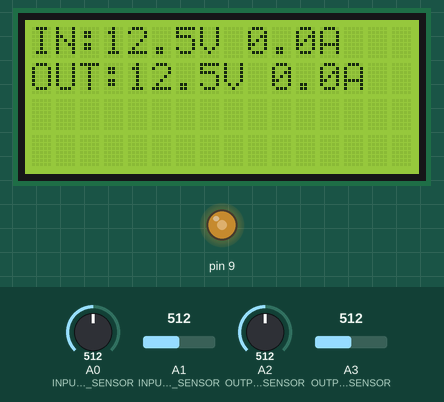
Bench run of a sketch on a simulated Arduino Uno, built with avr-gcc and run on an emulated ATmega328P. Parts: 16×4 character LCD, output pins drawn as LEDs (lit = HIGH). Dashed ring = blinking. The inputs (shaded band) are chosen by the test bench; at power-on: A1 (INPUT_CURRENT_SENSOR) = 512, A0 (INPUT_VOLTAGE_SENSOR) = 512, A2 (OUTPUT_VOLTAGE_SENSOR) = 512, A3 (OUTPUT_CURRENT_SENSOR) = 512. What the sketch prints to the serial monitor is not drawn.

Above: at 2.5 s.
2.6 s: A1 (INPUT_CURRENT_SENSOR) set to 524
At 4.2 s:
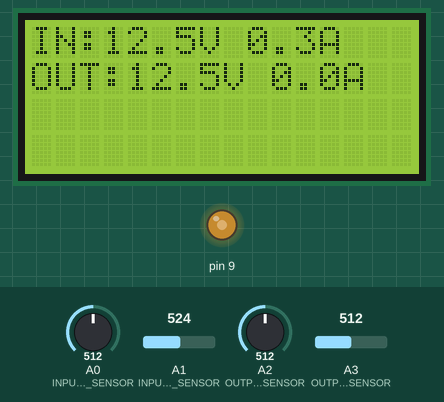
4.5 s: A0 (INPUT_VOLTAGE_SENSOR) set to 716
6.8 s: A1 (INPUT_CURRENT_SENSOR) set to 716
At 7.9 s:
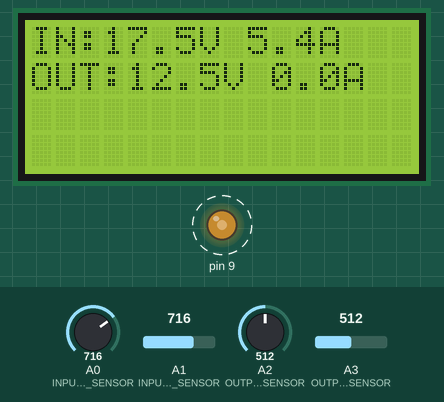
10.3 s: A2 (OUTPUT_VOLTAGE_SENSOR) set to 716
12.8 s: A3 (OUTPUT_CURRENT_SENSOR) set to 716
At 14.1 s:
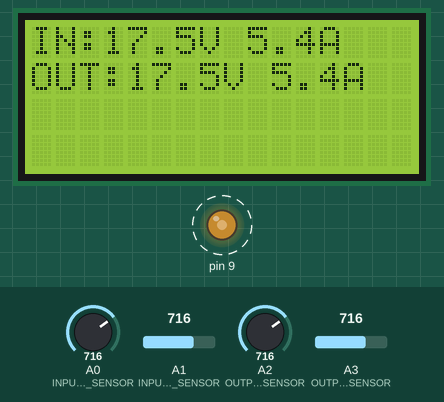
15.8 s: A0 (INPUT_VOLTAGE_SENSOR) set to 733
At 17.2 s:
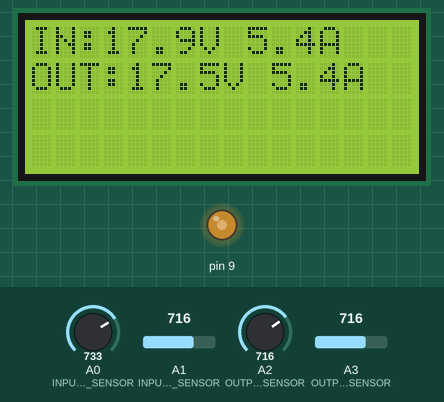
Timing chart, 0 to 18.8 s (numbered marks = the images above; inputs shaded):
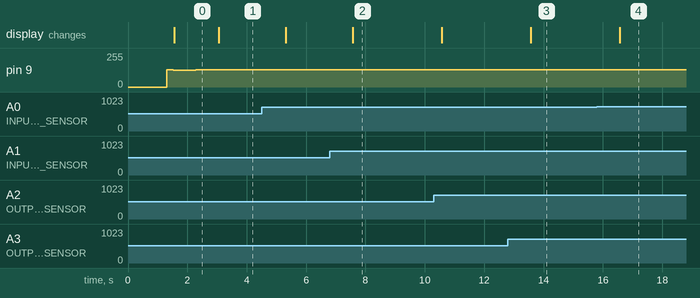

Measured:
- the behaviour switches between 716 and 717 on A0 (INPUT_VOLTAGE_SENSOR) (found by bisection; images 3 and 4)
- after the input at 2.6 s, pin 9: stays 128/255 (without the input it goes to 127/255 after 0.43 s); the display: changes after 0.46 s (image 1)
- after the input at 6.8 s, pin 9: alternates 129/255 for 0.75 s and 128/255 for 0.75 s, starting after 0.73 s; the display: changes after 0.76 s (image 2)
- after the input at 12.8 s, the display: changes after 0.76 s (image 3)
- after the input at 15.8 s, pin 9: stops changing and stays 128/255; the display: changes after 0.76 s (image 4)

The sketch:

mppt_arduino.ino
```cpp
#include <LiquidCrystal_I2C.h>

LiquidCrystal_I2C lcd(0x27, 16, 4);

#define INPUT_VOLTAGE_SENSOR A0
#define INPUT_CURRENT_SENSOR A1
#define OUTPUT_VOLTAGE_SENSOR A2
#define OUTPUT_CURRENT_SENSOR A3

float R1 = 30000.0;
float R2 = 7500.0;

float inputCurrentZero = 512.0;
float outputCurrentZero = 512.0;

int duty = 400;
float prevPower = 0;
bool increaseDuty = true;

void setup() {
  Serial.begin(9600);
  lcd.init();
  lcd.backlight();

  // Calibration
  float inTotal = 0.0;
  for (int i = 0; i < 200; i++) {
    inTotal += analogRead(INPUT_CURRENT_SENSOR);
    delay(3);
  }
  inputCurrentZero = inTotal / 200.0;

  float outTotal = 0.0;
  for (int i = 0; i < 200; i++) {
    outTotal += analogRead(OUTPUT_CURRENT_SENSOR);
    delay(3);
  }
  outputCurrentZero = outTotal / 200.0;

  // PWM at 20kHz on Pin 9
  pinMode(9, OUTPUT);
  TCCR1A = 0;
  TCCR1B = 0;
  TCCR1A |= (1 << COM1A1) | (1 << WGM11);
  TCCR1B |= (1 << WGM13) | (1 << WGM12) | (1 << CS10);
  ICR1 = 799;
  OCR1A = duty;

  Serial.println("Vin,Iin,Power,Duty,Vout,Iout"); // CSV header for Serial Plotter
}

void loop() {
  // Input Voltage
  int vInRaw = analogRead(INPUT_VOLTAGE_SENSOR);
  float vInOUT = (vInRaw * 5.0) / 1024.0;
  float vIN = vInOUT / (R2 / (R1 + R2));

  // Output Voltage
  int vOutRaw = analogRead(OUTPUT_VOLTAGE_SENSOR);
  float vOutOUT = (vOutRaw * 5.0) / 1024.0;
  float vOUT = vOutOUT / (R2 / (R1 + R2));

  // Input Current
  float inputCurrentSum = 0.0;
  for (int i = 0; i < 50; i++) {
    float reading = analogRead(INPUT_CURRENT_SENSOR);
    float voltage = (reading - inputCurrentZero) * (5.0 / 1024.0);
    float current = voltage / 0.185;
    inputCurrentSum += current;
    delay(2);
  }
  float avgInputCurrent = inputCurrentSum / 50.0;

  // Output Current
  float outputCurrentSum = 0.0;
  for (int i = 0; i < 50; i++) {
    float reading = analogRead(OUTPUT_CURRENT_SENSOR);
    float voltage = (reading - outputCurrentZero) * (5.0 / 1024.0);
    float current = voltage / 0.185;
    outputCurrentSum += current;
    delay(2);
  }
  float avgOutputCurrent = outputCurrentSum / 50.0;

  // MPPT - Perturb & Observe
  float power = vIN * avgInputCurrent;
  if (power > prevPower) {
    if (increaseDuty) duty += 1;
    else duty -= 1;
  } else {
    increaseDuty = !increaseDuty;
    if (increaseDuty) duty += 1;
    else duty -= 1;
  }
  prevPower = power;
  duty = constrain(duty, 0, 799);
  OCR1A = duty;
  // LCD Output
  lcd.clear();
  lcd.setCursor(0, 0);
  lcd.print("IN:");
  lcd.print(vIN, 1);
  lcd.print("V ");
  lcd.print(avgInputCurrent, 1);
  lcd.print("A");
  lcd.setCursor(0, 1);
  lcd.print("OUT:");
  lcd.print(vOUT, 1);
  lcd.print("V ");
  lcd.print(avgOutputCurrent, 1);
  lcd.print("A");

  // Serial Plot Output (CSV for graph)
  Serial.print(vIN);
  Serial.print(",");
  Serial.print(avgInputCurrent);
  Serial.print(",");
  Serial.print(power);
  Serial.print(",");
  Serial.print(duty);
  Serial.print(",");
  Serial.print(vOUT);
  Serial.print(",");
  Serial.println(avgOutputCurrent);

  // Serial Output (Readable)
  Serial.print("Duty Cycle: ");
  Serial.println(duty);
  delay(500);
}
```
